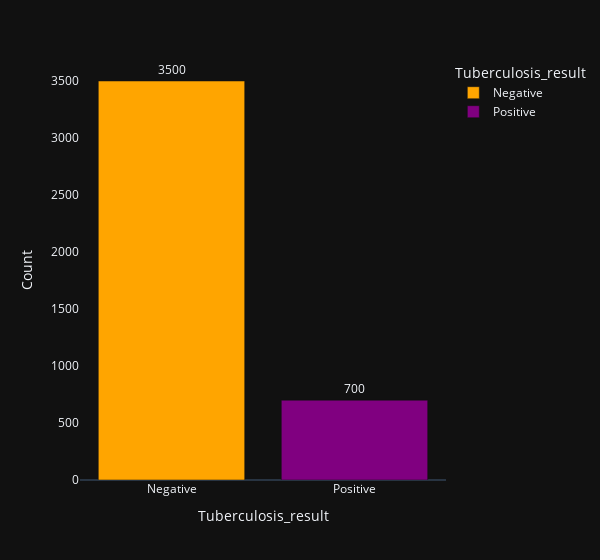

The notebook cell this image was saved under:
### Code cell
df = pd.DataFrame()
df['Tuberculosis_result'] = ['Positive', 'Negative']
df['Count'] = [len(data[data['Tuberculosis_result'] == 'Positive']), len(data[data['Tuberculosis_result'] == 'Negative'])]
df = df.sort_values(by = ['Count'], ascending = False)

fig = px.bar(df, x = 'Tuberculosis_result', y = 'Count', 
    color = "Tuberculosis_result", text_auto='', width = 600, 
    color_discrete_sequence = ["orange", "purple"],
    template = 'plotly_dark')

fig.update_xaxes(showgrid = False)
fig.update_yaxes(showgrid = False)
fig.update_traces(textfont_size = 12, textangle = 0, textposition = "outside", cliponaxis = False)

fig.show()

### Figure 1 — Plotly figure (JSON) as saved in the notebook; plotly's stock layout.template omitted (floating-point values rounded to 4 significant figures)
{"data": [{"alignmentgroup": "True", "cliponaxis": false, "hovertemplate": "Tuberculosis_result=%{x}<br>Count=%{y}<extra></extra>", "legendgroup": "Negative", "marker": {"color": "orange", "pattern": {"shape": ""}}, "name": "Negative", "offsetgroup": "Negative", "orientation": "v", "showlegend": true, "textangle": 0, "textfont": {"size": 12}, "textposition": "outside", "texttemplate": "%{y:}", "type": "bar", "x": ["Negative"], "xaxis": "x", "y": [3500], "yaxis": "y"}, {"alignmentgroup": "True", "cliponaxis": false, "hovertemplate": "Tuberculosis_result=%{x}<br>Count=%{y}<extra></extra>", "legendgroup": "Positive", "marker": {"color": "purple", "pattern": {"shape": ""}}, "name": "Positive", "offsetgroup": "Positive", "orientation": "v", "showlegend": true, "textangle": 0, "textfont": {"size": 12}, "textposition": "outside", "texttemplate": "%{y:}", "type": "bar", "x": ["Positive"], "xaxis": "x", "y": [700], "yaxis": "y"}], "layout": {"barmode": "relative", "legend": {"title": {"text": "Tuberculosis_result"}, "tracegroupgap": 0}, "margin": {"t": 60}, "width": 600, "xaxis": {"anchor": "y", "categoryarray": ["Negative", "Positive"], "categoryorder": "array", "domain": [0, 1], "showgrid": false, "title": {"text": "Tuberculosis_result"}}, "yaxis": {"anchor": "x", "domain": [0, 1], "showgrid": false, "title": {"text": "Count"}}}}
